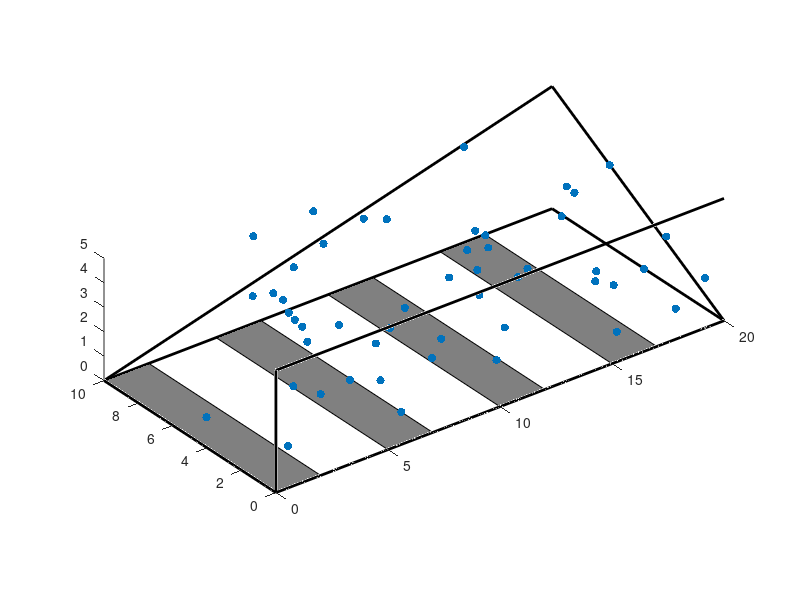

Recreate this plot in MATLAB.
% Parameters
numParticles = 50;       % Number of particles
numFrames = 200;         % Number of frames in the animation
channelLength = 20;      % Length of the microfluidic channel
channelWidth = 10;       % Width of the microfluidic channel
channelHeight = 5;       % Height of the microfluidic channel
electrodeWidth = 2;      % Width of the electrodes
electrodeSpacing = 5;    % Spacing between electrodes
electrodeHeight = 0.5;   % Height of electrodes
particleSpeed = 0.1;     % Speed of particle movement

% Initialize particle positions
positions = rand(numParticles, 3) .* [channelLength, channelWidth, channelHeight];

% Create figure for animation
figure;
hold on;
axis equal;
view(3);  % Set 3D view

% Plot the microfluidic channel and electrodes
% Channel boundaries
plot3([0 0], [0 channelWidth], [0 0], 'k', 'LineWidth', 2); % Left
plot3([0 channelLength], [0 0], [0 0], 'k', 'LineWidth', 2); % Bottom
plot3([0 channelLength], [channelWidth channelWidth], [0 0], 'k', 'LineWidth', 2); % Top
plot3([channelLength channelLength], [0 channelWidth], [0 0], 'k', 'LineWidth', 2); % Right
plot3([0 0], [0 0], [0 channelHeight], 'k', 'LineWidth', 2); % Front
plot3([0 channelLength], [0 0], [channelHeight channelHeight], 'k', 'LineWidth', 2); % Back
plot3([0 channelLength], [channelWidth channelWidth], [0 channelHeight], 'k', 'LineWidth', 2); % Top front
plot3([channelLength channelLength], [0 channelWidth], [0 channelHeight], 'k', 'LineWidth', 2); % Top back

% Electrode positioning
for i = 1:floor(channelLength / electrodeSpacing)
    % Bottom electrodes
    fill3([electrodeSpacing * (i-1), electrodeSpacing * (i-1) + electrodeWidth, electrodeSpacing * (i-1) + electrodeWidth, electrodeSpacing * (i-1)], ...
          [0, 0, channelWidth, channelWidth], ...
          [0, 0, 0, 0], ...
          [0.5 0.5 0.5], 'EdgeColor', 'k');
end

% Animation loop
for t = 1:numFrames
    % Update particle positions
    dx = (rand(numParticles, 1) - 0.5) * particleSpeed;
    dy = (rand(numParticles, 1) - 0.5) * particleSpeed;
    dz = (rand(numParticles, 1) - 0.5) * particleSpeed;
    positions = positions + [dx, dy, dz];
    
    % Reflect particles at boundaries
    positions(positions(:,1) < 0, 1) = -positions(positions(:,1) < 0, 1);
    positions(positions(:,1) > channelLength, 1) = 2*channelLength - positions(positions(:,1) > channelLength, 1);
    positions(positions(:,2) < 0, 2) = -positions(positions(:,2) < 0, 2);
    positions(positions(:,2) > channelWidth, 2) = 2*channelWidth - positions(positions(:,2) > channelWidth, 2);
    positions(positions(:,3) < 0, 3) = -positions(positions(:,3) < 0, 3);
    positions(positions(:,3) > channelHeight, 3) = 2*channelHeight - positions(positions(:,3) > channelHeight, 3);
    
    % Clear figure and plot updated positions
    clf;
    hold on;
    axis equal;
    view(3);  % Set 3D view

    % Replot channel and electrodes
    % Channel boundaries
    plot3([0 0], [0 channelWidth], [0 0], 'k', 'LineWidth', 2); % Left
    plot3([0 channelLength], [0 0], [0 0], 'k', 'LineWidth', 2); % Bottom
    plot3([0 channelLength], [channelWidth channelWidth], [0 0], 'k', 'LineWidth', 2); % Top
    plot3([channelLength channelLength], [0 channelWidth], [0 0], 'k', 'LineWidth', 2); % Right
    plot3([0 0], [0 0], [0 channelHeight], 'k', 'LineWidth', 2); % Front
    plot3([0 channelLength], [0 0], [channelHeight channelHeight], 'k', 'LineWidth', 2); % Back
    plot3([0 channelLength], [channelWidth channelWidth], [0 channelHeight], 'k', 'LineWidth', 2); % Top front
    plot3([channelLength channelLength], [0 channelWidth], [0 channelHeight], 'k', 'LineWidth', 2); % Top back
    
    % Replot electrodes
    for i = 1:floor(channelLength / electrodeSpacing)
        fill3([electrodeSpacing * (i-1), electrodeSpacing * (i-1) + electrodeWidth, electrodeSpacing * (i-1) + electrodeWidth, electrodeSpacing * (i-1)], ...
              [0, 0, channelWidth, channelWidth], ...
              [0, 0, 0, 0], ...
              [0.5 0.5 0.5], 'EdgeColor', 'k');
    end
    
    % Plot particles
    scatter3(positions(:, 1), positions(:, 2), positions(:, 3), 'filled');
    
    % Set axis limits
    xlim([0, channelLength]);
    ylim([0, channelWidth]);
    zlim([0, channelHeight]);
    
    % Pause to create animation effect
    pause(0.05);
end

hold off;
